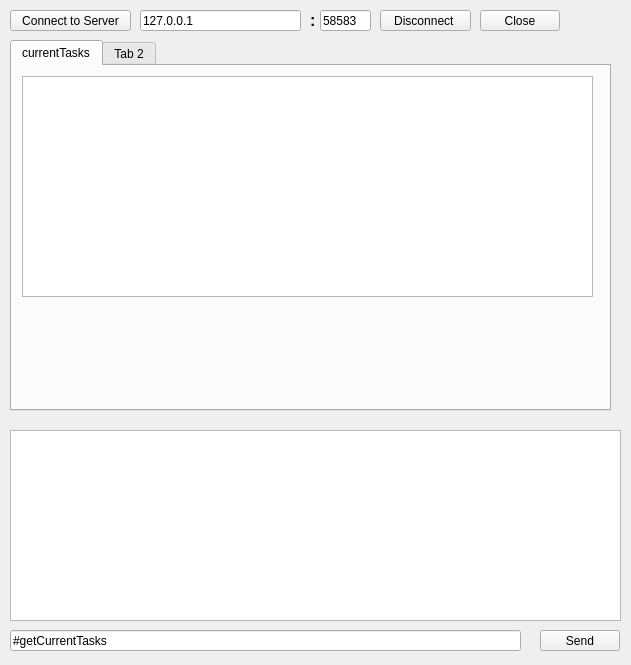
<?xml version="1.0" encoding="UTF-8"?>
<ui version="4.0">
 <class>MainWidget</class>
 <widget class="QWidget" name="MainWidget">
  <property name="geometry">
   <rect>
    <x>0</x>
    <y>0</y>
    <width>631</width>
    <height>665</height>
   </rect>
  </property>
  <property name="windowTitle">
   <string>CLIENT</string>
  </property>
  <widget class="QPushButton" name="startButton">
   <property name="geometry">
    <rect>
     <x>10</x>
     <y>10</y>
     <width>121</width>
     <height>21</height>
    </rect>
   </property>
   <property name="text">
    <string>Connect to Server</string>
   </property>
  </widget>
  <widget class="QPushButton" name="closeButton">
   <property name="geometry">
    <rect>
     <x>480</x>
     <y>10</y>
     <width>80</width>
     <height>21</height>
    </rect>
   </property>
   <property name="text">
    <string>Close</string>
   </property>
  </widget>
  <widget class="QTextEdit" name="log">
   <property name="geometry">
    <rect>
     <x>10</x>
     <y>430</y>
     <width>611</width>
     <height>191</height>
    </rect>
   </property>
  </widget>
  <widget class="QLineEdit" name="messageEdit">
   <property name="geometry">
    <rect>
     <x>10</x>
     <y>630</y>
     <width>511</width>
     <height>21</height>
    </rect>
   </property>
   <property name="text">
    <string>#getCurrentTasks</string>
   </property>
  </widget>
  <widget class="QPushButton" name="sendButton">
   <property name="geometry">
    <rect>
     <x>540</x>
     <y>630</y>
     <width>80</width>
     <height>21</height>
    </rect>
   </property>
   <property name="text">
    <string>Send</string>
   </property>
  </widget>
  <widget class="QPushButton" name="disconnectButton">
   <property name="geometry">
    <rect>
     <x>380</x>
     <y>10</y>
     <width>91</width>
     <height>21</height>
    </rect>
   </property>
   <property name="text">
    <string>Disconnect </string>
   </property>
  </widget>
  <widget class="QLineEdit" name="hostEdit">
   <property name="geometry">
    <rect>
     <x>140</x>
     <y>10</y>
     <width>161</width>
     <height>21</height>
    </rect>
   </property>
   <property name="text">
    <string>127.0.0.1</string>
   </property>
  </widget>
  <widget class="QLineEdit" name="portEdit">
   <property name="geometry">
    <rect>
     <x>320</x>
     <y>10</y>
     <width>51</width>
     <height>21</height>
    </rect>
   </property>
   <property name="text">
    <string>58583</string>
   </property>
  </widget>
  <widget class="QLabel" name="label">
   <property name="geometry">
    <rect>
     <x>310</x>
     <y>10</y>
     <width>20</width>
     <height>20</height>
    </rect>
   </property>
   <property name="font">
    <font>
     <pointsize>12</pointsize>
     <weight>75</weight>
     <bold>true</bold>
    </font>
   </property>
   <property name="text">
    <string>:</string>
   </property>
  </widget>
  <widget class="QTabWidget" name="tabWidget">
   <property name="geometry">
    <rect>
     <x>10</x>
     <y>40</y>
     <width>601</width>
     <height>371</height>
    </rect>
   </property>
   <property name="currentIndex">
    <number>0</number>
   </property>
   <widget class="QWidget" name="currentTasks">
    <attribute name="title">
     <string>currentTasks</string>
    </attribute>
    <widget class="QTableView" name="currentTasksTableView">
     <property name="geometry">
      <rect>
       <x>10</x>
       <y>10</y>
       <width>571</width>
       <height>221</height>
      </rect>
     </property>
    </widget>
   </widget>
   <widget class="QWidget" name="tab_2">
    <attribute name="title">
     <string>Tab 2</string>
    </attribute>
   </widget>
  </widget>
 </widget>
 <layoutdefault spacing="6" margin="11"/>
 <resources/>
 <connections/>
</ui>
